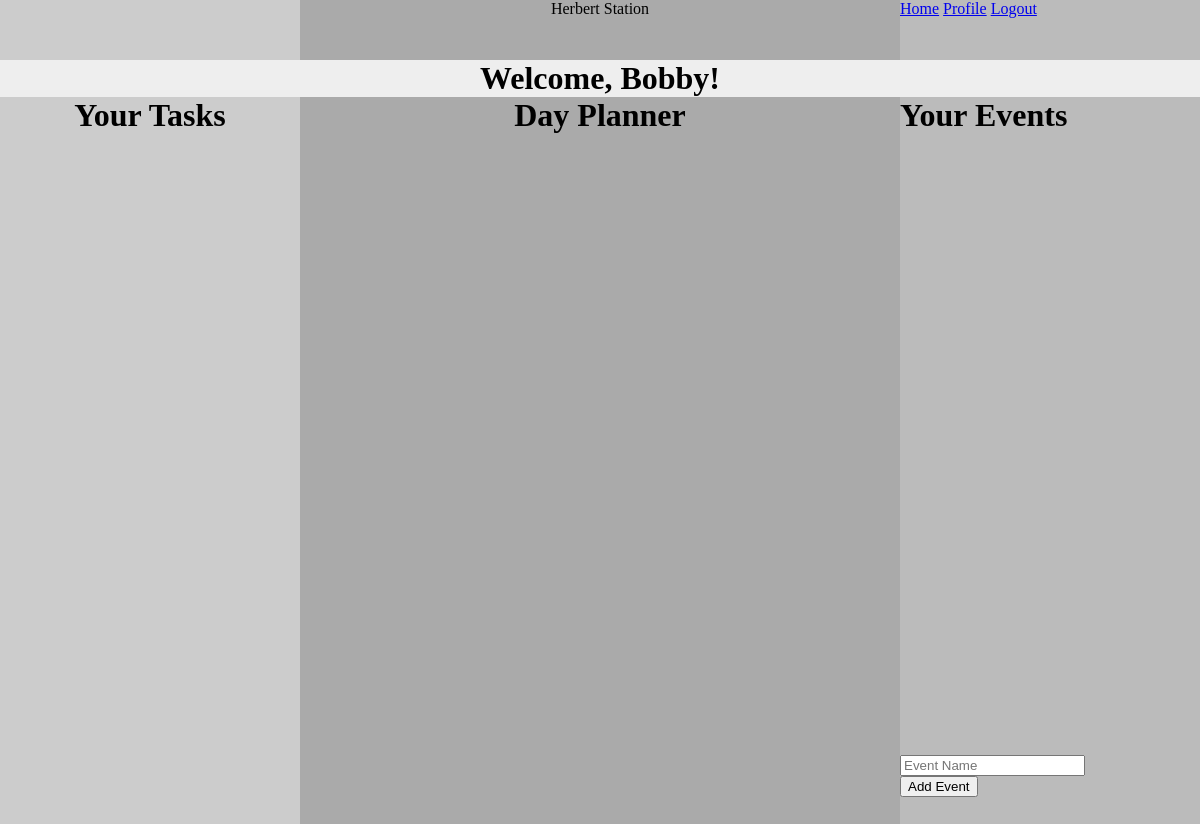
The app's page /profile (signed in), older data.
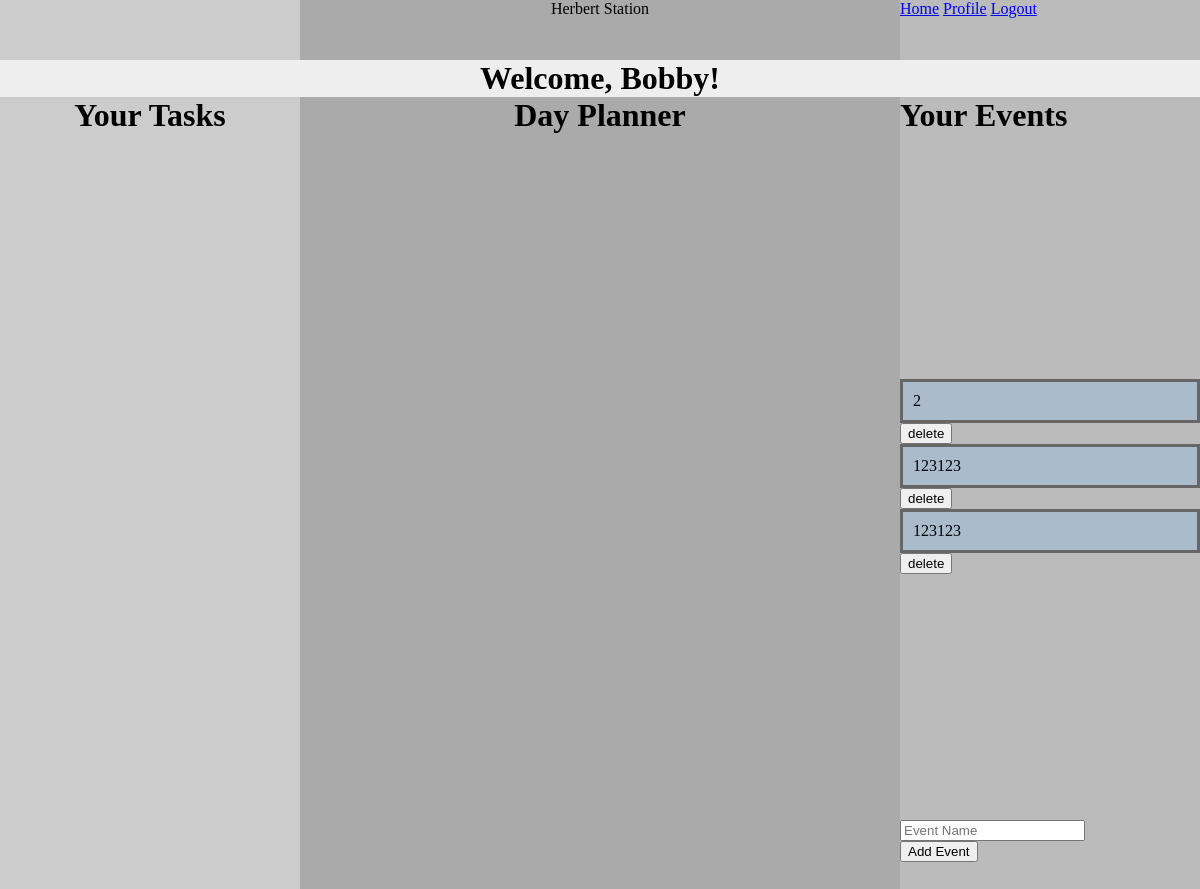
The same page, newer data.
### cdflaskapp/models.py (models this page shows, shortened)
class User(UserMixin, db.Model):
    id = db.Column(db.Integer, primary_key=True)
    email = db.Column(db.String(100), unique=True)
    password = db.Column(db.String(100))
    name = db.Column(db.String(1000))

class Event(db.Model):
    event_id = db.Column(db.Integer, primary_key=True)
    event_user_id = db.Column(db.Integer)
    event_name = db.Column(db.String(20))

### cdflaskapp/main.py (the view)
@main.route('/profile')
@login_required
def profile():
    events = Event.query.all()
    return render_template('profile.html',
                            user_id=current_user.id,
                            user_name=current_user.name,
                            events=events)

### cdflaskapp/__init__.py (called while the page is built)
def create_app():
    app = Flask(__name__)
    app.config['SECRET_KEY'] = 'secret-key-goes-here'
    app.config['SQLALCHEMY_DATABASE_URI'] = 'sqlite:///db.sqlite'
    db.init_app(app)
    login_manager = LoginManager()
    login_manager.login_view = 'auth.login'
    login_manager.init_app(app)
    from .models import User
    @login_manager.user_loader
    def load_user(user_id):
        return User.query.get(int(user_id))
    from . import models
    with app.app_context():
        db.create_all()
    from .auth import auth as auth_blueprint
    app.register_blueprint(auth_blueprint)
    from .main import main as main_blueprint
    app.register_blueprint(main_blueprint)
    return app

### cdflaskapp/templates/profile.html (shortened to what this page needs)
{% extends "base.html" %}
{% block content %}
<div class="welcome-container">
  <h1 class="user-welcome">
    Welcome, {{ user_name }}!
  </h1>
</div>
<div class="profile-container">
  <div class="task-container">
    <h1>Your Tasks</h1>
  </div>
  <div class="planner-container">
    <h1>Day Planner</h1>
  </div>
  <div class="event-container">
    <h1>Your Events</h1>
    <div class="events">
      {% for event in events %}
        {% if event.event_user_id == user_id %}
        <div draggable="true" class = "event"> {{ event.event_name }} </div>
        <form action="{{ url_for('main.delete_event', event_id=event.event_id) }}" method="POST" class="delete_event">
          <button type="submit"> delete </button>
        </form>
        {% endif %}
      {% endfor %}
    </div>
    <form method="POST" action="/add_event">
        <div class="field">
            <div class="control">
                <input class="input is-large" type="name" name="event_name" placeholder="Event Name" autofocus="">
            </div>
        </div>
        <button class="button is-block is-info is-large is-fullwidth">Add Event</button>
    </form>
  </div>
</div>
{% endblock %}

### cdflaskapp/templates/base.html (shortened to what this page needs)
<!DOCTYPE html>
<html>
<head>
    <link rel="stylesheet" href="{{ url_for('static', filename='css/navbar.css') }}" />
    <link rel="stylesheet" href="{{ url_for('static', filename='css/index.css') }}" />
    <link rel="stylesheet" href="{{ url_for('static', filename='css/profile.css') }}" />
</head>
<body>
  <div class="navigation-bar">
    <div class="column logo">
    </div>
    <div class="column title">
      <p class="main-title">Herbert Station</p>
    </div>
    <div class="column menu">
      <a href="{{ url_for('main.index') }}" class="navbar-item">Home</a>
      {% if current_user.is_authenticated %}
      <a href="{{ url_for('main.profile') }}" class="navbar-item">Profile</a>
      {% endif %}
      {% if current_user.is_authenticated %}
      <a href="{{ url_for('auth.logout') }}" class="navbar-item">Logout</a>
      {% endif %}
    </div>
  </div>
  <div class="page-container">
    {% block content %}
    {% endblock %}
  </div>
</body>
</html>

### cdflaskapp/static/css/navbar.css (style rules this page uses)
body { margin: 0; }
* { box-sizing: border-box; }
.navigation-bar { width: 100%; height: 60px; background-color: grey; }
.column { float: left; height: 100%; }
.logo { width: 25%; background-color: #ccc; }
.title { margin: auto; text-align: center; width: 50%; background-color: #aaa; }
.menu { width: 25%; background-color: #bbb; }
.navigation-bar:after { content: ""; display: table; clear: both; }

### cdflaskapp/static/css/profile.css (style rules this page uses)
* { box-sizing: border-box; margin: 0; }
.welcome-container { margin: auto; text-align: center; width: 100%; background-color: #eee; }
.profile-container { width: 100%; height: 1000px; }
.task-container { text-align: center; float: left; height: 100%; width: 25%; background-color: #ccc; }
.planner-container { float: left; height: 100%; margin: auto; text-align: center; width: 50%; background-color: #aaa; }
.event-container { display: grid; grid-template-columns: repeat(1, 1fr); gap: 10px; height: 100%; width: 25%; background-color: #bbb; }
.event { border: 3px solid #666; background-color: #abc; padding: 10px; cursor: move; }

Row changes from the older to the newer data that the page shows:
added Event: event_name "2"
added Event: event_name "123123"
added Event: event_name "123123"
